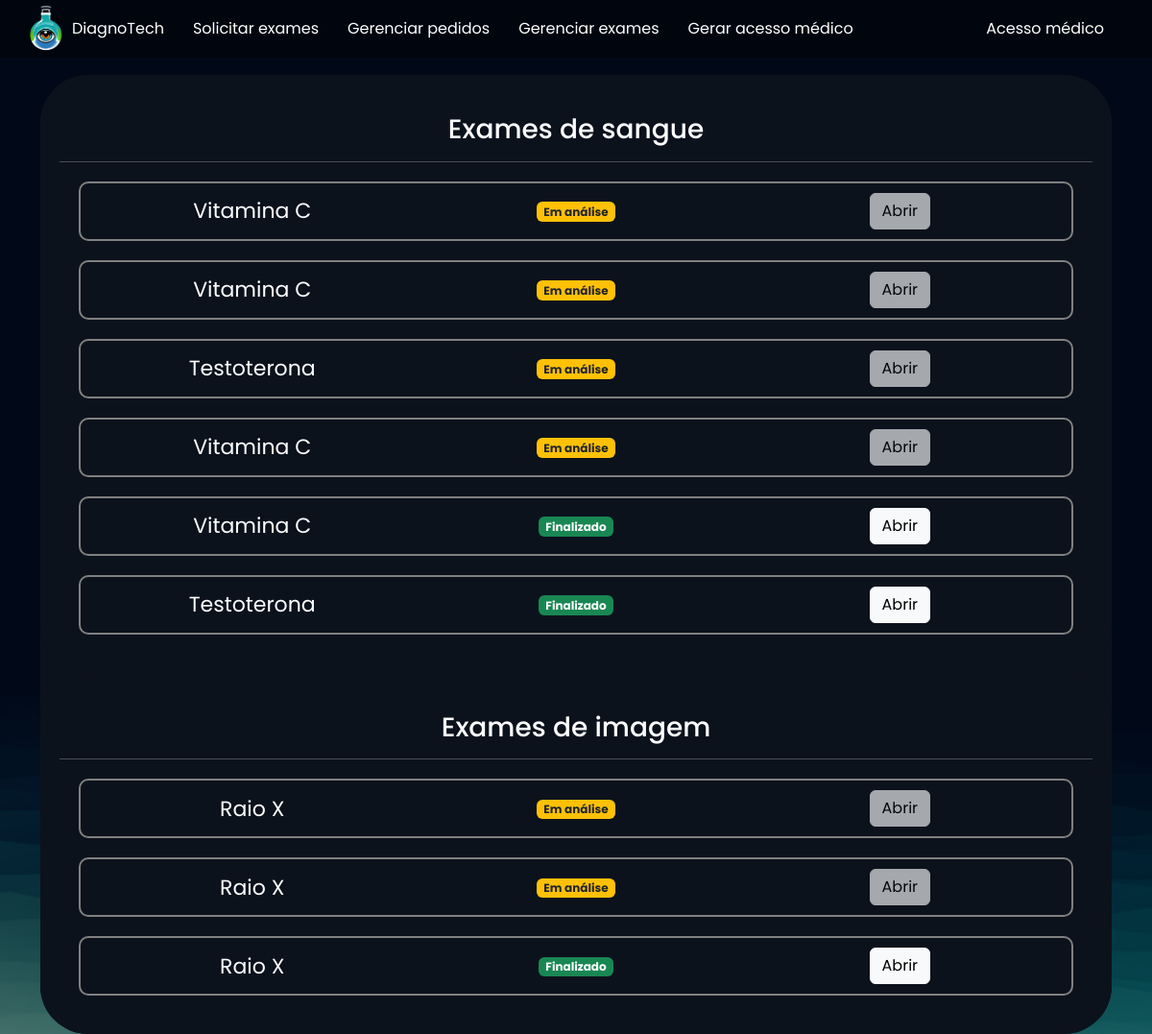
Before: /exames/gerenciar_exames/ (signed in) with the older database file.
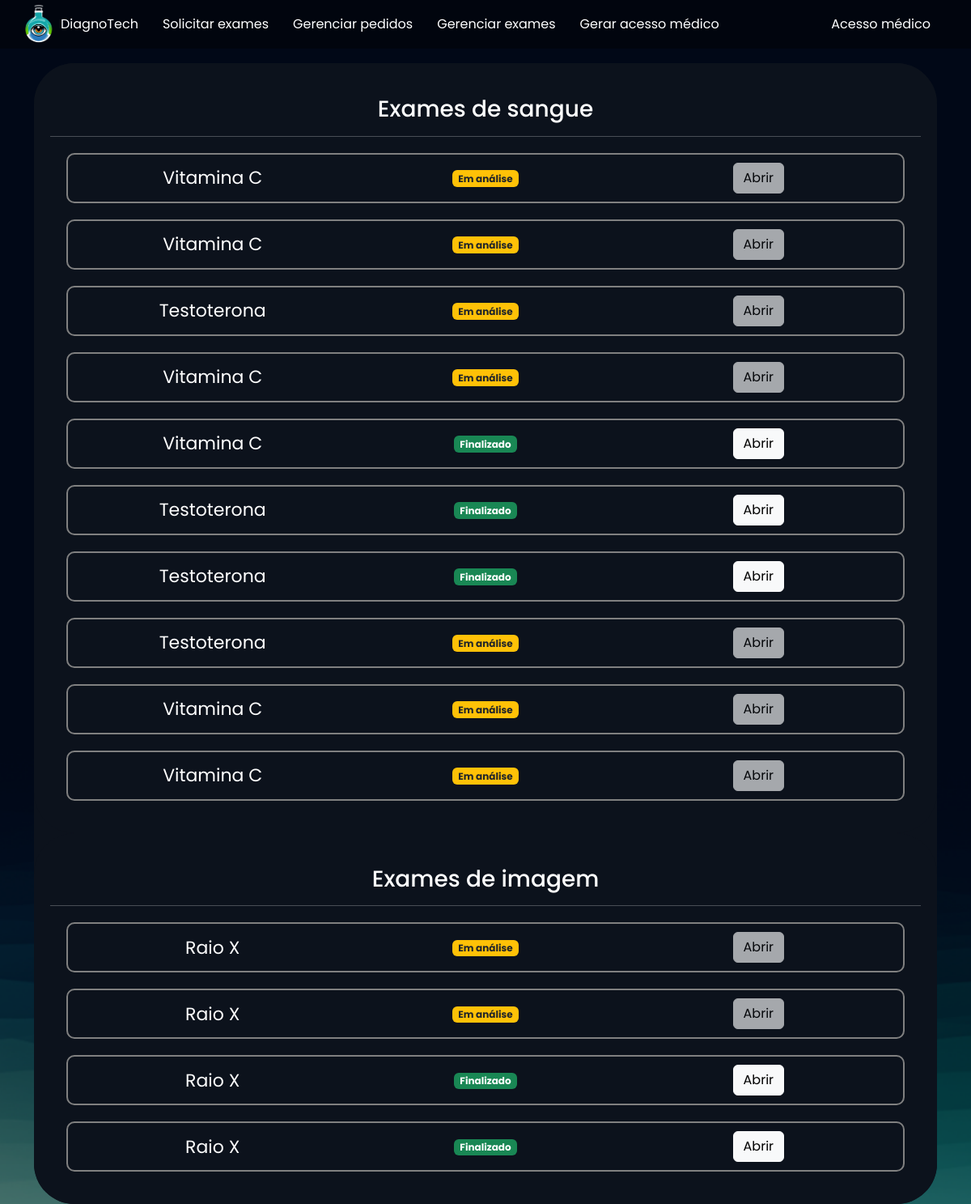
After: the same page with the newer database file.
### exames/models.py (models this page shows, shortened)
class SolicitacaoExame(models.Model):
    usuario = models.ForeignKey(User, on_delete=models.DO_NOTHING)
    exame = models.ForeignKey(TiposExames, on_delete=models.DO_NOTHING)
    choice_status = (
        ('E', 'Em análise'),
        ('F', 'Finalizado')
    )
    status = models.CharField(max_length=2, choices=choice_status)
    resultado = models.FileField(upload_to="resultados", null=True, blank=True)
    requer_senha = models.BooleanField(default=False)
    senha = models.CharField(max_length=16, null=True, blank=True)
    def badge_template(self):
        if self.status == 'E':
            classes = 'bg-warning text-dark'
            texto = 'Em análise'
        else:
            classes = 'bg-success'
            texto = 'Finalizado'
        return mark_safe(f'<span class="badge {classes}">{texto}</span>')

class TiposExames(models.Model):
    nome = models.CharField(max_length=50)
    tipo_choices = (
        ('I', 'Exame de imagem'),
        ('S', 'Exame de sangue')
    )
    tipo = models.CharField(max_length=1, choices=tipo_choices)
    preco = models.FloatField()
    disponivel = models.BooleanField(default=True)
    horario_inicial = models.IntegerField()
    horario_final = models.IntegerField()

### exames/views.py (the view)
# urls.py: path('gerenciar_exames/', views.gerenciar_exames, name = 'gerenciar_exames'),
@login_required(login_url="/usuarios/login/")
def gerenciar_exames(request):
    exames = SolicitacaoExame.objects.filter(usuario=request.user)
    return render(request, 'gerenciar_exames.html', {'exames': exames})

### exames/templates/gerenciar_exames.html (shortened to what this page needs)
{% extends "bases/base.html" %} {% load static %} {% block 'head' %}
<link href="{% static 'exames/css/css.css' %}" rel="stylesheet" />
<link href="{% static 'exames/css/gerenciar_pedidos.css' %}" rel="stylesheet" />
<link href="{% static 'exames/css/gerenciar_exames.css' %}" rel="stylesheet" />
{% endblock 'head' %} {% block 'conteudo' %}
<br />
<br />
<div class="container">
  <div class="card card-view">
    <div class="sub-card">
      <h3>Exames de sangue</h3>
      <hr />
      {% for exame in exames %} {% if exame.exame.tipo == 'S' %}
      <div class="row bordinha">
        <div class="col-md">
          <span class="textin">{{exame.exame.nome}}</span>
        </div>
        <div class="col-md">{{exame.badge_template}}</div>
        <div class="col-md">
          {% if exame.status == 'F' %}
          <a href="{% url 'permitir_abrir_exame' exame.id %}" class="btn btn-light">Abrir</a>
          {% else %}
          <a href="#" class="btn btn-light disabled">Abrir</a>
          {% endif %}
        </div>
      </div>
      {% endif %} {% endfor %}
    </div>
    <div class="sub-card">
      <h3>Exames de imagem</h3>
      <hr />
      {% for exame in exames %} {% if exame.exame.tipo == 'I' %}
      <div class="row bordinha">
        <div class="col-md">
          <span class="textin">{{exame.exame.nome}}</span>
        </div>
        <div class="col-md">{{exame.badge_template}}</div>
        <div class="col-md">
          {% if exame.status == 'F' %}
          <a href="{% url 'permitir_abrir_exame' exame.id %}" class="btn btn-light">Abrir</a>
          {% else %}
          <a href="#" class="btn btn-light disabled">Abrir</a>
          {% endif %}
        </div>
      </div>
      {% endif %} {% endfor %}
    </div>
  </div>
</div>
{% endblock 'conteudo' %}

### templates/bases/base.html (shortened to what this page needs)
{% load static %}
<!DOCTYPE html>
<html lang="pt-BR">
<head>
  <link href="https://cdn.jsdelivr.net/npm/bootstrap@5.3.1/dist/css/bootstrap.min.css" rel="stylesheet" />
  <link href="{% static 'geral/css/base.css' %}" rel="stylesheet">
  {% block 'head' %}{% endblock %}
</head>
<body>
  <header>
    {% if "empresarial" in request.path %}
    <div class="usuario">
      <a href="/empresarial/gerenciar_clientes">
        <img src="{% static 'geral/img/logo2.png' %}" alt="logo">
        DiagnoTech
      </a>
      <a href="/empresarial/gerenciar_clientes">Gerenciar clientes</a>
    </div>
    <div class="admin">
      <a href="/exames/solicitar_exames">Área do cliente</a>
    </div>
    {% else %}
    <div class="usuario">
      <a href="/exames/solicitar_exames">
        <img src="{% static 'geral/img/logo2.png' %}" alt="logo">
        DiagnoTech
      </a>
      <a href="/exames/solicitar_exames">Solicitar exames</a>
      <a href="/exames/gerenciar_pedidos">Gerenciar pedidos</a>
      <a href="/exames/gerenciar_exames">Gerenciar exames</a>
      <a href="/exames/gerar_acesso_medico">Gerar acesso médico</a>
    </div>
    <div class="admin">
      <a href="/empresarial/gerenciar_clientes">Acesso médico</a>
    </div>
    {% endif %}
  </header>
  {% block 'conteudo' %}{% endblock %}
</body>
</html>

### templates/static/geral/css/base.css (style rules this page uses)
:root { --main-color: #151c34; --dark-color: #0c121c; --light-color: #10d1df; --contrast-color: #f4c96b; --differential-color: #066668; }
* { color: white; font-family: "Poppins", sans-serif; }
header { height: 60px; background-color: rgba(0, 0, 0, 0.4); margin-bottom: -30px; padding: 0 20px; display: flex; text-align: center; align-items: center; }
.usuario { width: 80%; float: left; display: flex; }
.admin { width: 20%; float: right; display: flex; justify-content: flex-end; }
header a { text-decoration: none; color: white; margin-right: 30px; height: 60px; align-items: center; display: flex; transition: 0.3s; }
header img { height: 55px; }

### templates/static/exames/css/css.css (style rules this page uses)
body { background-image: url("/static/geral/img/bg2.png"); background-size: cover; background-repeat: no-repeat; }
.card { background-color: rgba(217, 217, 217, 0.14); color: white; padding: 15px; }

### templates/static/exames/css/gerenciar_pedidos.css (style rules this page uses)
.card-view { text-align: center; padding: 0; border: none; border-radius: 50px; background-color: var(--dark-color); min-height: 50vh; }
.sub-card { border-radius: 50px; }
.btn { transition: 0.3s; }

### templates/static/exames/css/gerenciar_exames.css (style rules this page uses)
.sub-card { background-color: var(--dark-color); padding: 20px; }
.bordinha { padding: 10px; margin: 20px; border: 2px solid gray; border-radius: 10px; align-items: center; }
.textin { font-size: 22px; }
h3 { padding-top: 20px; }

Changed rows visible on the page:
added SolicitacaoExame: exame.nome "Testoterona", badge_template "Finalizado", shows "Abrir", shown under "Exames de sangue"
added SolicitacaoExame: exame.nome "Testoterona", badge_template "Em análise", shows "Abrir", shown under "Exames de sangue"
added SolicitacaoExame: exame.nome "Vitamina C", badge_template "Em análise", shows "Abrir", shown under "Exames de sangue"
added SolicitacaoExame: exame.nome "Vitamina C", badge_template "Em análise", shows "Abrir", shown under "Exames de sangue"
added SolicitacaoExame: exame.nome "Raio X", badge_template "Finalizado", shows "Abrir", shown under "Exames de imagem"
